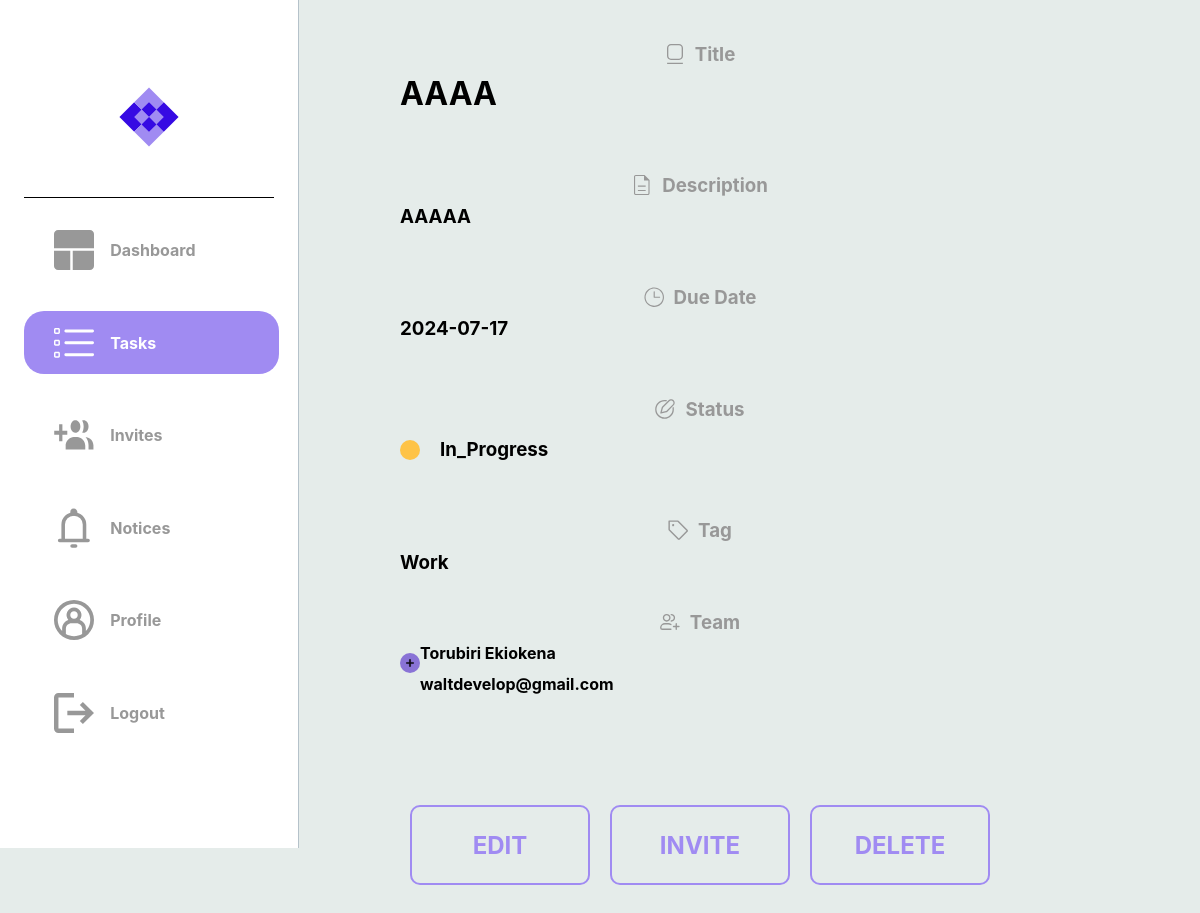
Before: /task/6 (signed in) with the older database file.
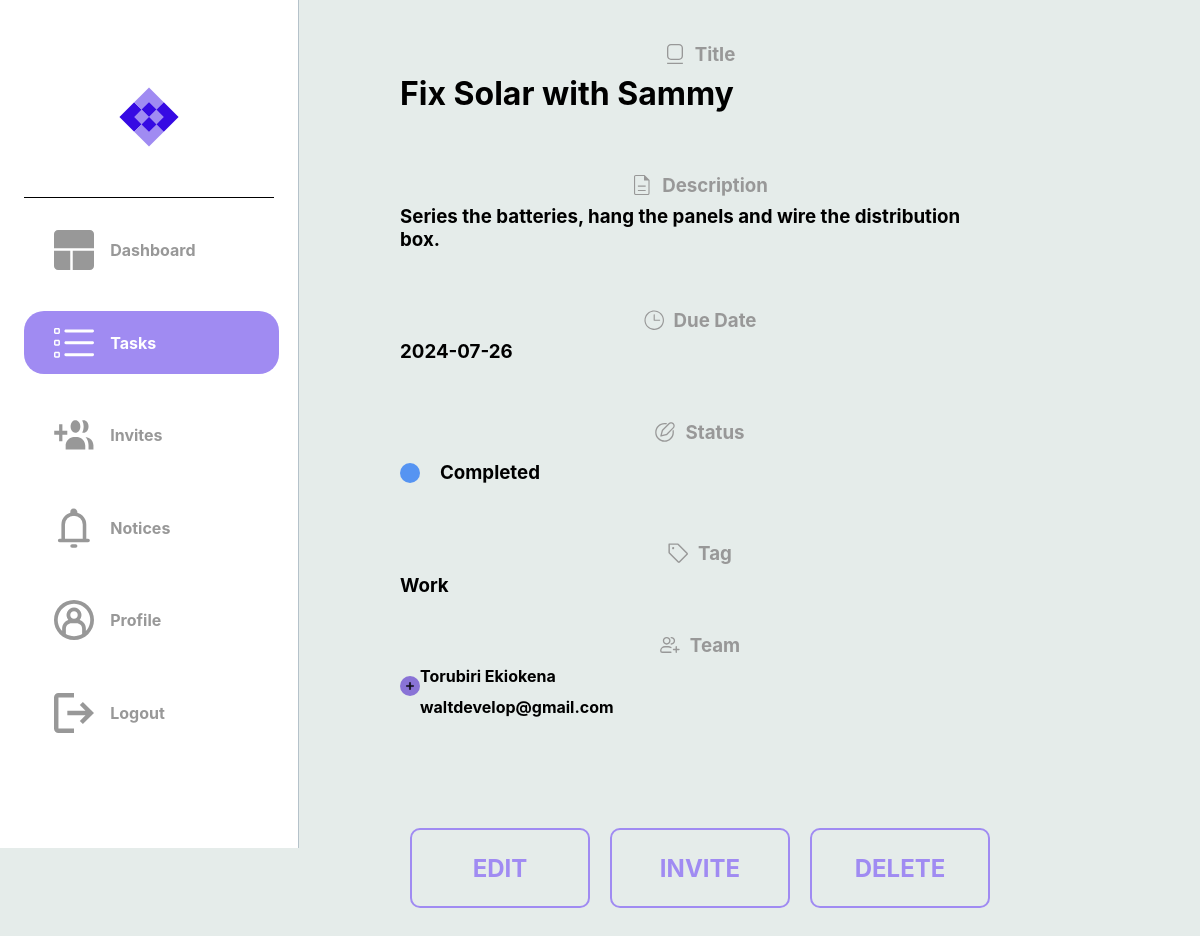
After: the same page with the newer database file.
### dotask/models.py (models this page shows)
class Task(db.Model):
    __tablename__ = "task"
    id = db.Column(db.Integer, primary_key=True)
    title = db.Column(db.String(100), nullable=False)
    description = db.Column(db.String(400), nullable=False)
    due_date = db.Column(db.Date, nullable=False)
    status = db.Column(Enum(TaskStatus))
    tag = db.Column(Enum(TaskTag))
    users = relationship('User', secondary=user_task,
    backref='tasks')

### dotask/routes.py (the view)
@app.route("/task/<task_id>/<notice_id>", methods=['GET','POST'])
@app.route("/task/<task_id>", methods=['GET','POST'])
@login_required
def hello_each_task(task_id, team=None, notice_id=None):
    task = Task.query.get_or_404(task_id)
    team = task.users
    notices = current_user.notes
    if current_user not in team:
        flash(f'Cannnot access that task')
        return render_template("dashboard.html", task=task)
    else:
        try:
            if notice_id is not None:
                notification = Notification.query.get(notice_id)
                notification.seen = True
                db.session.commit()
                return redirect(url_for('hello_each_task',task_id=task_id), notices=notices)
            else:
                if task:
                    return render_template("each_task.html", task=task, team=team, notices=notices)
        except:
            return redirect(url_for('hello_each_task', task_id=task_id))

### dotask/routes.py (called while the page is built)
@app.after_request
def after_request(response):
    response.headers["Cache-Control"] = "no-cache, no-store, must-revalidate"
    return response

@login_manager.user_loader
def load_user(user_id):
    return User.query.get(user_id)

### dotask/templates/each_task.html (shortened to what this page needs)
{% extends "layout.html" %}
{% block head %}
    <link rel="stylesheet" {% block css_tab_colour %} href="../static/css/tasks.css">
    {% endblock %}
{% endblock %}
{% block task_image_colour %}
    <a class="a2" href="{{ url_for('hello_tasks') }}">
    <div id="logos">
        <img class="imgs" src="../static/svg/tasks_active.svg">
        <h4 class="sidebar-text">Tasks</h4>
    </div>
    </a>
{% endblock task_image_colour %}
{% block tasks %}
    {% if task %}
        <div class="task-header">
            <img src="../static/svg/title.svg">
            <h3 class="grey_tags">Title</h3>
        </div>
        <h1 id="status-in-task">{{ task['title'] }}</h1>
        <br>
        <div class="task-header">
            <img src="../static/svg/description.svg">
            <h3 class="grey_tags">Description</h3>
        </div>
        <h3 id="status-in-task">{{ task['description'] }}</h3>
        <br>
        <div class="task-header">
            <img src="../static/svg/due_dates.svg">
            <h3 class="grey_tags">Due Date</h3>
        </div>
        <h3 id="status-in-task">{{ task['due_date'] }}</h3>
        <br>
        <div class="task-header">
            <img src="../static/svg/status.svg">
            <h3 class="grey_tags">Status</h3>
        </div>
        <div class="status-in-task">
            <div class="message-dot {% if task.status.name == 'In_Progress' %}progress-task
            {% elif task.status.name == 'Completed' %}completed-task
            {% elif task.status.name == 'Cancelled' %}cancelled-task
            {% else %}unknown-task
            {% endif %}">
            </div>
            <h3>{{ task.status.name }}</h3>
        </div>
        <br>
        <div class="task-header">
            <img src="../static/svg/tag.svg">
            <h3 class="grey_tags">Tag</h3>
        </div>
        <h3 id="status-in-task">{{ task.tag.name }}</h3>
        {% if team and team|length > 1 %}
            <div class="task-header">
                <img src="../static/svg/teams.svg">
                <h3 class="grey_tags">Team</h3>
            </div>
            {% for member in team %}
                {% if member.email != current_user.email %}
                <div class="task-header-edit">
                    <div><img src="../static/svg/add_task.svg"></div>
                    <div>
                        <h4 id="status-in-task"> {{ member.last_name }} {{ member.first_name }} </h4>
                        <h4 id="status-in-task"> {{ member.email }} </h4>
                    </div>
                </div>
                {% endif  %}
            {% endfor %}
        {% endif %}
        <div class="task-clickables">
            <a href="{{ url_for('hello_edit_task', task_id=task['id']) }}">
                <div class="">
                    <h2>EDIT</h2>
                </div>
            </a>
            <a href="{{ url_for('hello_invite_to_task', task_id=task['id'], ) }}">
                <div class="">
                    <h2>INVITE</h2>
                </div>
            </a>
            <a href="{{ url_for('hello_delete_task', task_id=task['id']) }}">
                <div class="">
                    <h2>DELETE</h2>
                </div>
            </a>
        </div>
        {% else %}
        <h1>No task found.</h1>
    {% endif %}
{% endblock tasks %}

Changed rows visible on the page:
changed Task "Work": title "AAAA" → "Fix Solar with Sammy"; description "AAAAA" → "Series the batteries, hang the panels and wire the distribution box."; due_date "2024-07-17" → "2024-07-26"; status "In_Progress" → "Completed" (drawn); status.name "In_Progress" → "Completed"
